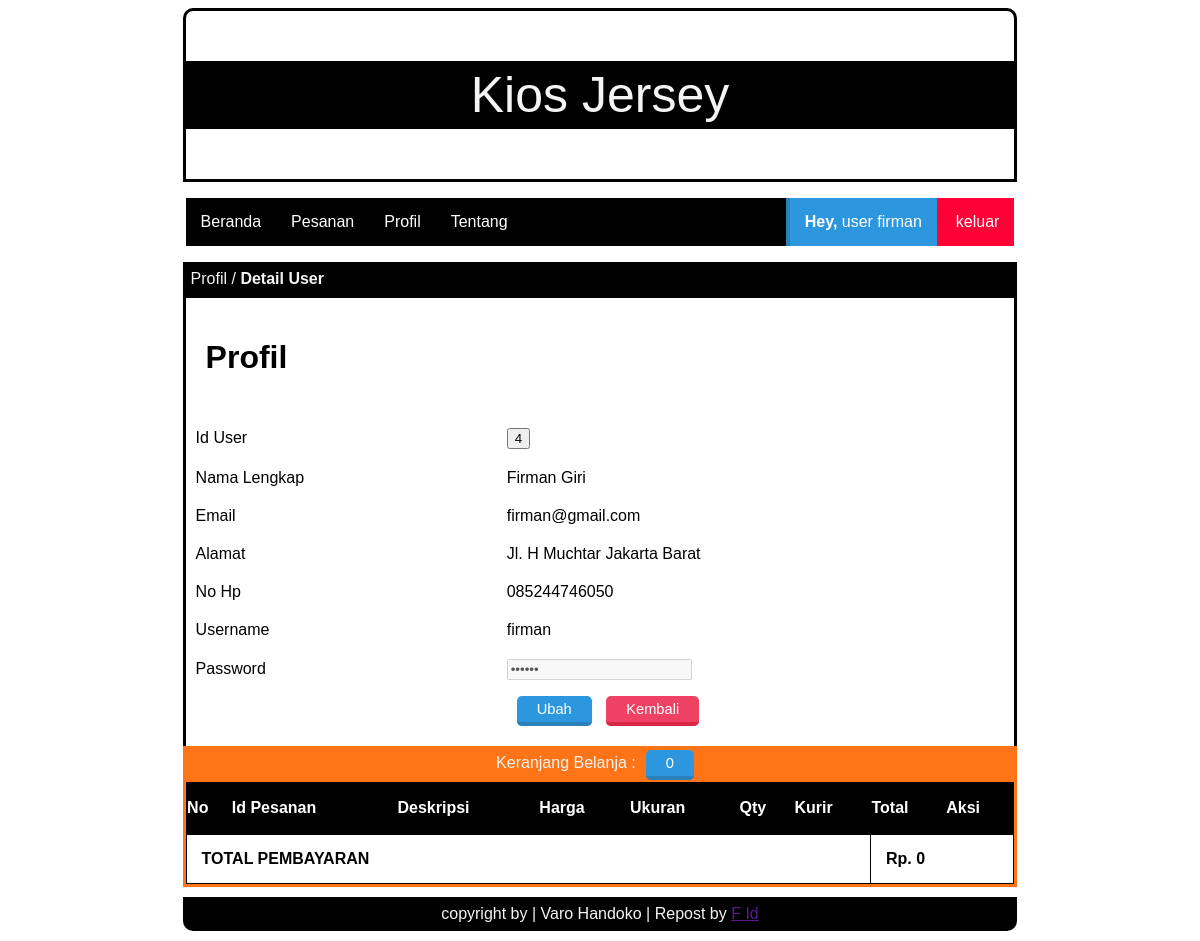
Screenshot of /index.php?page=profil (signed in) with the database file from the repository.
### tables this page shows
CREATE TABLE `tbl_users` (
  `id_user` int(100) NOT NULL,
  `nama_lengkap` varchar(30) NOT NULL,
  `email` varchar(30) NOT NULL,
  `username` varchar(6) NOT NULL,
  `password` varchar(6) NOT NULL,
  `alamat` varchar(50) NOT NULL,
  `no_hp` text NOT NULL,
  `title` varchar(10) NOT NULL
);

### page/user/profil/profil.php (the view)
<div class="box-title">
    <p>Profil / <b>Detail User</b></p>
</div>
<div id="box">
  <h1>Profil</h1>
  <?php
  include 'lib/koneksi.php';
  $user = $_SESSION['username'];
  $ambiluser = $conn->prepare("SELECT * FROM tbl_users WHERE username =:user");
  $ambiluser->bindparam(':user', $user);
  $ambiluser->execute();
  $data = $ambiluser->fetch(PDO::FETCH_OBJ);
   ?>
  <table class="article">
    <tr>
      <td>Id User</td>
      <td>
        <input type="button" value="<?php echo $data->id_user; ?>">
      </td>
    </tr>
    <tr>
      <td>Nama Lengkap</td>
      <td>
        <?php echo $data->nama_lengkap; ?>
      </td>
    </tr>
    <tr>
      <td>Email</td>
      <td>
        <?php echo $data->email; ?>
      </td>
    </tr>
    <tr>
      <td>Alamat</td>
      <td>
        <?php echo $data->alamat; ?>
      </td>
    </tr>
    <tr>
      <td>No Hp</td>
      <td>
        <?php echo $data->no_hp; ?>
      </td>
    </tr>
    <tr>
      <td>Username</td>
      <td>
        <?php echo $data->username; ?>
      </td>
    </tr>
    <tr>
      <td>Password</td>
      <td>
        <input type="password" name="" value="<?php echo $data->password; ?>" disabled>
      </td>
    </tr>
    <tr>
      <td></td>
      <td>
        <a class="tombol-biru" href="?page=profil_ubah">Ubah</a>
        <a class="tombol-merah" href="?page=beranda">Kembali</a>
      </td>
    </tr>
  </table>
  <br>
</div>

### style.css (style rules this page uses)
.box-title { background: #000000; width: 70%; height: 30px; margin: auto; border: 3px solid #000000; }
.box-title p { color: #f3f5f4; margin: 5px 5px; font-family: sans-serif; }
#box { border-bottom: 0px; border-left: 3px solid #000000; border-right: 3px solid #000000; width: 70%; margin: auto; min-height: 200px; overflow: hidden; }
table.article { border-collapse: collapse; border: 0px; width: 100%; }
.article td { border: 0px; padding: 10px; }
#box p,h1,h2,table,tr,td,img { font-family: sans-serif; padding: 20px; text-align: justify; }
.tombol-biru { background:#2C97DF; color:white; border-top:0; border-left:0; border-right:0; border-bottom:4px solid #2A80B9; border-radius: 5px; padding:5px 20px; text-decoration:none; font-family:sans-serif; font-size:11pt; margin:10px; }
.tombol-merah { background:#ef4162; color:white; border-top:0; border-left:0; border-right:0; border-bottom:4px solid #da2648; border-radius: 5px; padding:5px 20px; text-decoration:none; font-family:sans-serif; font-size:11pt; }

### rows the page displays
tbl_users: id_user "4", nama_lengkap "Firman Giri", email "firman@gmail.com", alamat "Jl. H Muchtar Jakarta Barat", no_hp "085244746050", username "firman"

### other values shown
$title "user"
$user "firman"
$count "0"
$jumlah "0"
